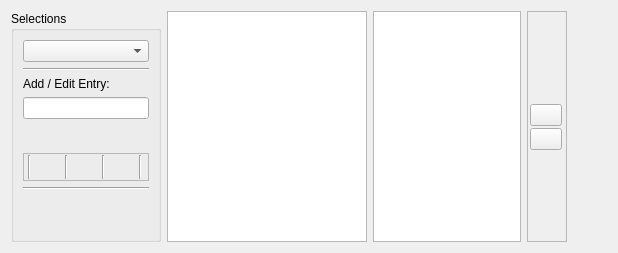
        <widget class="QWidget" name="tab_select">
         <attribute name="title">
          <string>Selections</string>
         </attribute>
         <layout class="QHBoxLayout" name="horizontalLayout_3">
          <item>
           <widget class="QGroupBox" name="groupBox_3">
            <property name="sizePolicy">
             <sizepolicy hsizetype="Preferred" vsizetype="Preferred">
              <horstretch>2</horstretch>
              <verstretch>0</verstretch>
             </sizepolicy>
            </property>
            <property name="minimumSize">
             <size>
              <width>150</width>
              <height>0</height>
             </size>
            </property>
            <property name="maximumSize">
             <size>
              <width>150</width>
              <height>16777215</height>
             </size>
            </property>
            <property name="title">
             <string>Selections</string>
            </property>
            <layout class="QVBoxLayout" name="verticalLayout_3">
             <item>
              <widget class="QComboBox" name="comboBox_selInfo"/>
             </item>
             <item>
              <widget class="Line" name="line_2">
               <property name="orientation">
                <enum>Qt::Horizontal</enum>
               </property>
              </widget>
             </item>
             <item>
              <widget class="QLabel" name="label_7">
               <property name="text">
                <string>Add / Edit Entry:</string>
               </property>
              </widget>
             </item>
             <item>
              <widget class="QLineEdit" name="lineEdit_addedit"/>
             </item>
             <item>
              <widget class="QToolButton" name="toolButton_color">
               <property name="sizePolicy">
                <sizepolicy hsizetype="Minimum" vsizetype="Fixed">
                 <horstretch>0</horstretch>
                 <verstretch>0</verstretch>
                </sizepolicy>
               </property>
               <property name="minimumSize">
                <size>
                 <width>0</width>
                 <height>22</height>
                </size>
               </property>
               <property name="maximumSize">
                <size>
                 <width>16777215</width>
                 <height>22</height>
                </size>
               </property>
               <property name="text">
                <string/>
               </property>
               <property name="autoRaise">
                <bool>true</bool>
               </property>
              </widget>
             </item>
             <item>
              <widget class="QFrame" name="frame_buttons">
               <property name="frameShape">
                <enum>QFrame::StyledPanel</enum>
               </property>
               <property name="frameShadow">
                <enum>QFrame::Raised</enum>
               </property>
               <layout class="QHBoxLayout" name="horizontalLayout_4">
                <property name="spacing">
                 <number>2</number>
                </property>
                <property name="leftMargin">
                 <number>1</number>
                </property>
                <property name="topMargin">
                 <number>1</number>
                </property>
                <property name="rightMargin">
                 <number>1</number>
                </property>
                <property name="bottomMargin">
                 <number>1</number>
                </property>
                <item>
                 <widget class="Line" name="line_5">
                  <property name="orientation">
                   <enum>Qt::Vertical</enum>
                  </property>
                 </widget>
                </item>
                <item>
                 <widget class="QToolButton" name="toolButton_add">
                  <property name="minimumSize">
                   <size>
                    <width>24</width>
                    <height>24</height>
                   </size>
                  </property>
                  <property name="maximumSize">
                   <size>
                    <width>24</width>
                    <height>24</height>
                   </size>
                  </property>
                  <property name="toolTip">
                   <string>Add new entry</string>
                  </property>
                  <property name="text">
                   <string/>
                  </property>
                  <property name="icon">
                   <iconset resource="resources.qrc">
                    <normaloff>:/images/icons/Create.png</normaloff>:/images/icons/Create.png</iconset>
                  </property>
                  <property name="iconSize">
                   <size>
                    <width>18</width>
                    <height>18</height>
                   </size>
                  </property>
                  <property name="autoRaise">
                   <bool>true</bool>
                  </property>
                 </widget>
                </item>
                <item>
                 <widget class="Line" name="line">
                  <property name="orientation">
                   <enum>Qt::Vertical</enum>
                  </property>
                 </widget>
                </item>
                <item>
                 <widget class="QToolButton" name="toolButton_delete">
                  <property name="minimumSize">
                   <size>
                    <width>24</width>
                    <height>24</height>
                   </size>
                  </property>
                  <property name="maximumSize">
                   <size>
                    <width>24</width>
                    <height>24</height>
                   </size>
                  </property>
                  <property name="toolTip">
                   <string>Delete Entry</string>
                  </property>
                  <property name="text">
                   <string/>
                  </property>
                  <property name="icon">
                   <iconset resource="resources.qrc">
                    <normaloff>:/images/icons/Erase.png</normaloff>:/images/icons/Erase.png</iconset>
                  </property>
                  <property name="iconSize">
                   <size>
                    <width>18</width>
                    <height>18</height>
                   </size>
                  </property>
                  <property name="autoRaise">
                   <bool>true</bool>
                  </property>
                 </widget>
                </item>
                <item>
                 <widget class="Line" name="line_3">
                  <property name="orientation">
                   <enum>Qt::Vertical</enum>
                  </property>
                 </widget>
                </item>
                <item>
                 <widget class="QToolButton" name="toolButton_edit">
                  <property name="minimumSize">
                   <size>
                    <width>24</width>
                    <height>24</height>
                   </size>
                  </property>
                  <property name="maximumSize">
                   <size>
                    <width>24</width>
                    <height>24</height>
                   </size>
                  </property>
                  <property name="toolTip">
                   <string>Update Entry</string>
                  </property>
                  <property name="text">
                   <string/>
                  </property>
                  <property name="icon">
                   <iconset resource="resources.qrc">
                    <normaloff>:/images/icons/OK.png</normaloff>:/images/icons/OK.png</iconset>
                  </property>
                  <property name="iconSize">
                   <size>
                    <width>18</width>
                    <height>18</height>
                   </size>
                  </property>
                  <property name="autoRaise">
                   <bool>true</bool>
                  </property>
                 </widget>
                </item>
                <item>
                 <widget class="Line" name="line_4">
                  <property name="orientation">
                   <enum>Qt::Vertical</enum>
                  </property>
                 </widget>
                </item>
               </layout>
              </widget>
             </item>
             <item>
              <widget class="Line" name="line_6">
               <property name="orientation">
                <enum>Qt::Horizontal</enum>
               </property>
              </widget>
             </item>
             <item>
              <spacer name="verticalSpacer_3">
               <property name="orientation">
                <enum>Qt::Vertical</enum>
               </property>
               <property name="sizeHint" stdset="0">
                <size>
                 <width>20</width>
                 <height>40</height>
                </size>
               </property>
              </spacer>
             </item>
            </layout>
           </widget>
          </item>
          <item>
           <widget class="QListWidget" name="listWidget_selection">
            <property name="sizePolicy">
             <sizepolicy hsizetype="Expanding" vsizetype="Expanding">
              <horstretch>2</horstretch>
              <verstretch>1</verstretch>
             </sizepolicy>
            </property>
            <property name="minimumSize">
             <size>
              <width>150</width>
              <height>0</height>
             </size>
            </property>
            <property name="maximumSize">
             <size>
              <width>200</width>
              <height>16777215</height>
             </size>
            </property>
            <property name="dragEnabled">
             <bool>true</bool>
            </property>
            <property name="dragDropMode">
             <enum>QAbstractItemView::DragOnly</enum>
            </property>
           </widget>
          </item>
          <item>
           <widget class="QListWidget" name="listWidget_useIn">
            <property name="sizePolicy">
             <sizepolicy hsizetype="Expanding" vsizetype="Expanding">
              <horstretch>1</horstretch>
              <verstretch>1</verstretch>
             </sizepolicy>
            </property>
            <property name="minimumSize">
             <size>
              <width>100</width>
              <height>0</height>
             </size>
            </property>
            <property name="maximumSize">
             <size>
              <width>150</width>
              <height>16777215</height>
             </size>
            </property>
            <property name="dragEnabled">
             <bool>false</bool>
            </property>
            <property name="dragDropMode">
             <enum>QAbstractItemView::DropOnly</enum>
            </property>
            <property name="defaultDropAction">
             <enum>Qt::ActionMask</enum>
            </property>
           </widget>
          </item>
          <item>
           <widget class="QFrame" name="frame_3">
            <property name="sizePolicy">
             <sizepolicy hsizetype="Preferred" vsizetype="Preferred">
              <horstretch>1</horstretch>
              <verstretch>0</verstretch>
             </sizepolicy>
            </property>
            <property name="maximumSize">
             <size>
              <width>40</width>
              <height>16777215</height>
             </size>
            </property>
            <property name="frameShape">
             <enum>QFrame::StyledPanel</enum>
            </property>
            <property name="frameShadow">
             <enum>QFrame::Raised</enum>
            </property>
            <layout class="QVBoxLayout" name="verticalLayout_2">
             <property name="spacing">
              <number>2</number>
             </property>
             <property name="leftMargin">
              <number>2</number>
             </property>
             <property name="topMargin">
              <number>2</number>
             </property>
             <property name="rightMargin">
              <number>2</number>
             </property>
             <property name="bottomMargin">
              <number>2</number>
             </property>
             <item>
              <spacer name="verticalSpacer">
               <property name="orientation">
                <enum>Qt::Vertical</enum>
               </property>
               <property name="sizeHint" stdset="0">
                <size>
                 <width>20</width>
                 <height>40</height>
                </size>
               </property>
              </spacer>
             </item>
             <item>
              <widget class="QPushButton" name="pushButton_up">
               <property name="maximumSize">
                <size>
                 <width>32</width>
                 <height>24</height>
                </size>
               </property>
               <property name="toolTip">
                <string>Item Up</string>
               </property>
               <property name="text">
                <string/>
               </property>
               <property name="icon">
                <iconset resource="resources.qrc">
                 <normaloff>:/images/icons/Up.png</normaloff>:/images/icons/Up.png</iconset>
               </property>
              </widget>
             </item>
             <item>
              <widget class="QPushButton" name="pushButton_down">
               <property name="maximumSize">
                <size>
                 <width>32</width>
                 <height>24</height>
                </size>
               </property>
               <property name="toolTip">
                <string>Item Down</string>
               </property>
               <property name="text">
                <string/>
               </property>
               <property name="icon">
                <iconset resource="resources.qrc">
                 <normaloff>:/images/icons/Down.png</normaloff>:/images/icons/Down.png</iconset>
               </property>
              </widget>
             </item>
             <item>
              <spacer name="verticalSpacer_2">
               <property name="orientation">
                <enum>Qt::Vertical</enum>
               </property>
               <property name="sizeHint" stdset="0">
                <size>
                 <width>20</width>
                 <height>40</height>
                </size>
               </property>
              </spacer>
             </item>
            </layout>
           </widget>
          </item>
          <item>
           <spacer name="horizontalSpacer_2">
            <property name="orientation">
             <enum>Qt::Horizontal</enum>
            </property>
            <property name="sizeHint" stdset="0">
             <size>
              <width>40</width>
              <height>20</height>
             </size>
            </property>
           </spacer>
          </item>
         </layout>
        </widget>
